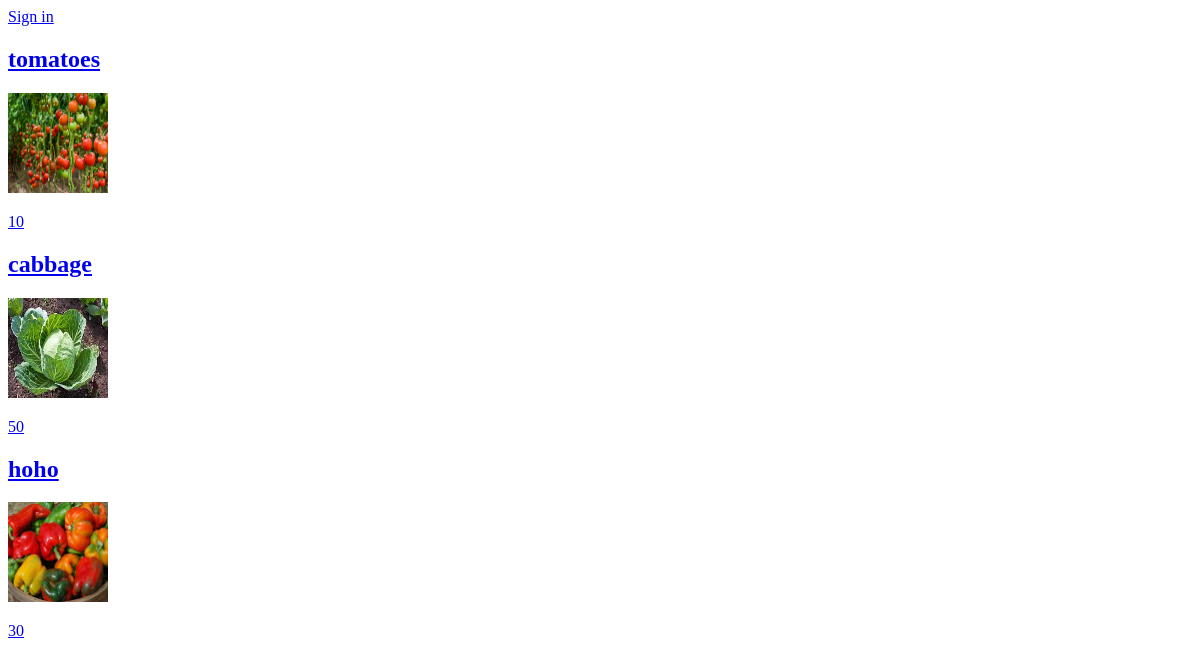
/product/, run on an earlier commit of the app's database.
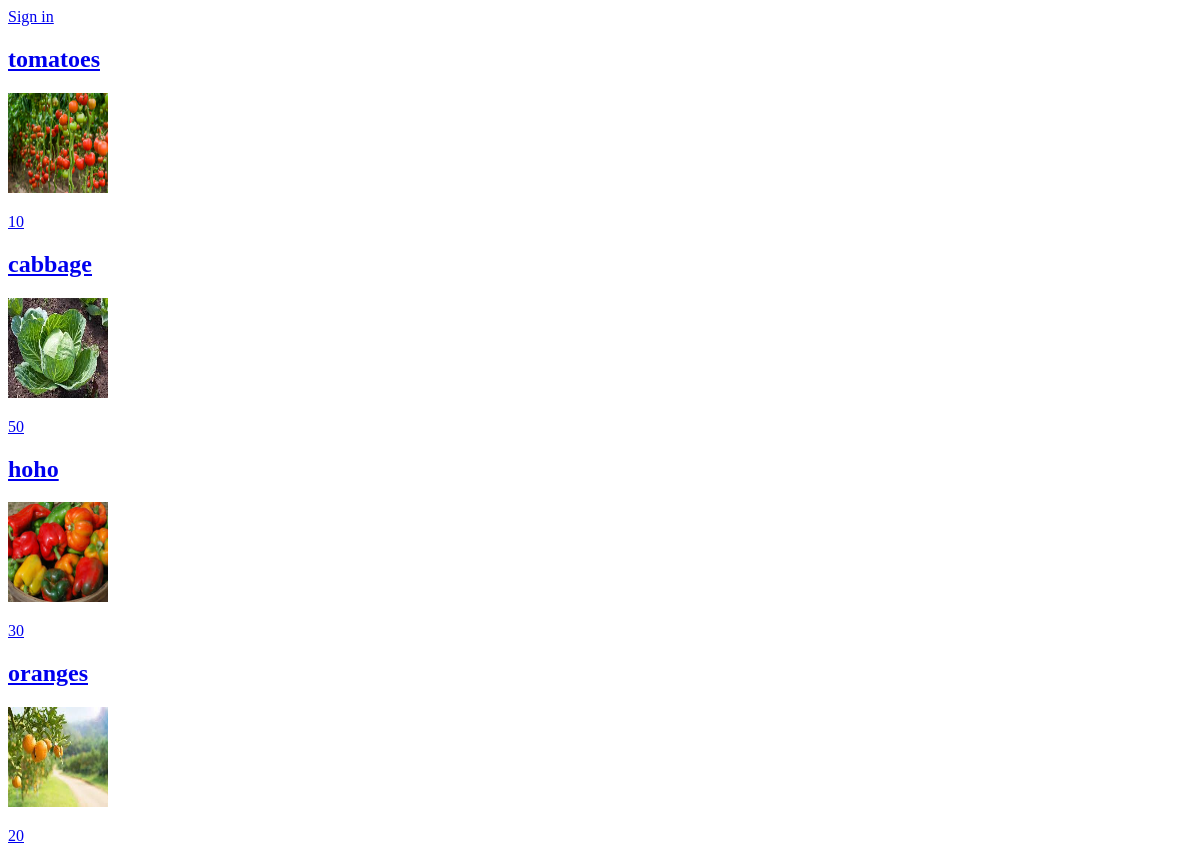
And on a later commit of the database.
### product/models.py (models this page shows, shortened)
class Product(models.Model):
    CATEGORIES = (
        ("vegetables", "vegetables"),
        ("fruits", "fruits"),
        ("meat", "meat")
    )
    owner = models.ForeignKey(User, on_delete=models.CASCADE)
    name = models.CharField(max_length=30)
    category = models.CharField(max_length=25, default="Select a category", choices=CATEGORIES)
    quantity = models.IntegerField(default=5)
    description = models.CharField(max_length=200)
    image = models.ImageField(upload_to="products")
    price = models.IntegerField()
    location = models.CharField(max_length=50)

### product/views.py (the view)
# urls.py: path("", home, name="home"),
def home(request):
    products = Product.objects.all()
    return render(request, "product/home.html", {"products": products})

### product/templates/product/home.html
{% extends 'Account/base.html' %}
{% block content %}
<a href="{% url 'Account:signin' %}">Sign in</a>
        {% for product in products %}
        <div>
            <a href="{% url 'product:product_details' product.id %}">
                <h2>{{ product.name }}</h2>
                <div style="color: blue;" >
                    <img  width="100" height="100" src="{{ product.image.url }}" alt="">
                </div>
                <p>{{ product.price }}</p>
            </a>
        </div>
        {% endfor %}
{% endblock content %}

### Account/templates/Account/base.html (shortened to what this page needs)
<!DOCTYPE html>
<html lang="en">
<head>
</head>
<body>
{% block content %}
{% endblock content %}
</body>
</html>

What changed in the data, as far as the page shows it:
added Product: name "oranges", image (picture), price "20"
